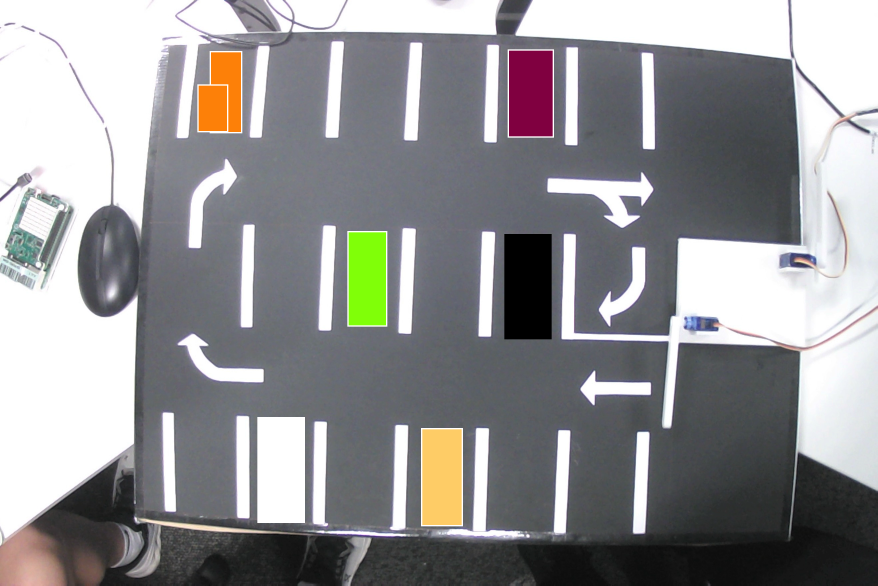
#> input picture spot-watcher/src/CarParkTest.jpg, 2632 x 1756 px, given in place of temp_a6700.jpg, which was not available (shown at 1/3 size)
$ python initailiseBaysA6700.py
#> lines starting #> are read from the running program, lines starting #| are printed output that depends on the picture; after the words box and inside, x2 and y2 are one past the last pixel; in counts of white or black regions, pixels touching at a corner belong together; pictures that were not available may be replaced by others from this repository, and a replacement may not be noted
#!/usr/bin/env python3
"""
initialiseBaysA6700.py
- Captures a high-res reference photo using the Sony α6700 over USB (gphoto2).
- Resizes frame to standard 1080p height scale while maintaining aspect ratio.
- Detects vertical white line markers to identify parking bay boundaries.
- Clears the './bays/' folder completely prior to saving new crops.
- Saves bay coordinates to 'bays.json' and preview image 'baysDetected.jpg'.
- Crops each detected bay into individual images inside the './bays/' folder.
"""

import json
import os
import shutil
import subprocess
import sys
import cv2
import numpy as np


def capture_reference_photo(
    output_path="emptyReference.jpg", temp_raw="temp_a6700.jpg"
):
    """Triggers the Sony α6700 shutter over USB and prepares a 1080p baseline image."""
#> called with output_path = 'emptyReference.jpg', temp_raw = 'temp_a6700.jpg'
    print("Triggering Sony α6700 shutter over USB...")

    cmd = [
        "gphoto2",
        "--capture-image-and-download",
        "--filename",
        temp_raw,
        "--force-overwrite",
    ]

    try:
        subprocess.run(cmd, capture_output=True, text=True, check=True)
#> (this line was passed over: subprocess is not available in this run)
    except subprocess.CalledProcessError as e:
        print("Error capturing from Sony α6700 via gphoto2:", file=sys.stderr)
        print(e.stderr, file=sys.stderr)
        sys.exit(1)

    frame = cv2.imread(temp_raw)
#> frame is the input picture: shape (1756, 2632, 3); mean B, G, R 148, 146.8, 146.9
    if frame is None:
        print(f"Error: Failed to load captured image '{temp_raw}'.")
        sys.exit(1)

    if os.path.exists(temp_raw):
        os.remove(temp_raw)

    # Resize full image to standard 1080p height scale
    h, w = frame.shape[:2]
#> h = 1756; w = 2632
    target_h = 1080
    target_w = int(w * (target_h / h))
#> target_w = 1618
    resized_frame = cv2.resize(
        frame, (target_w, target_h), interpolation=cv2.INTER_AREA
    )

    print(f"Captured reference image scaled to: {target_w}x{target_h}")
#| Captured reference image scaled to: 1618x1080
    cv2.imwrite(output_path, resized_frame)
    print(f"Saved empty baseline image to: {output_path}")
    return output_path


def crop_and_save_bays(
    image_path: str = "emptyReference.jpg",
    json_path: str = "bays.json",
    output_dir: str = "./bays",
):
    """Clears output directory, then crops each bay region defined in bays.json into it."""
    if not os.path.exists(json_path) or not os.path.exists(image_path):
        print("Error: Missing JSON or reference image for cropping.")
        return

    img = cv2.imread(image_path)
    if img is None:
        print(f"Error: Could not load image '{image_path}' for cropping.")
        return

    # Clear directory of any previous run artifacts
    if os.path.exists(output_dir):
        shutil.rmtree(output_dir)
    os.makedirs(output_dir, exist_ok=True)
    print(f"Cleared contents of '{output_dir}/' for a clean setup run.")

    with open(json_path, "r") as f:
        bays = json.load(f)

    print(f"\nCropping {len(bays)} bays into '{output_dir}/'...")

    for bay in bays:
        bay_name = bay["name"]
        pts = bay["points"]

        # Extract bounding box [x1, y1], [x2, y1], [x2, y2], [x1, y2]
        x1, y1 = pts[0]
        x2, y2 = pts[2]

        # Ensure valid pixel slicing coordinates
        crop_y1, crop_y2 = min(y1, y2), max(y1, y2)
        crop_x1, crop_x2 = min(x1, x2), max(x1, x2)

        cropped_bay = img[crop_y1:crop_y2, crop_x1:crop_x2]

        if cropped_bay.size > 0:
            bay_file_path = os.path.join(output_dir, f"{bay_name}.jpg")
            cv2.imwrite(bay_file_path, cropped_bay)
            print(f"Saved crop: {bay_file_path}")
        else:
            print(f"Warning: Empty crop area for {bay_name}")


def detect_parking_bays(
    image_path: str = "emptyReference.jpg",
    output_json: str = "bays.json",
    debug_image_path: str = "baysDetected.jpg",
):
#> called with image_path = 'emptyReference.jpg', output_json = 'bays.json', debug_image_path = 'baysDetected.jpg'
    if not os.path.exists(image_path):
        raise FileNotFoundError(
            f"Could not find baseline image at '{image_path}'"
        )

    img = cv2.imread(image_path)
    if img is None:
        raise ValueError(f"Failed to load image file: {image_path}")

    # Add border padding so edge lines touch black, allowing OpenCV to complete edge contours
    padded_img = cv2.copyMakeBorder(
        img, 20, 20, 20, 20, cv2.BORDER_CONSTANT, value=[0, 0, 0]
    )
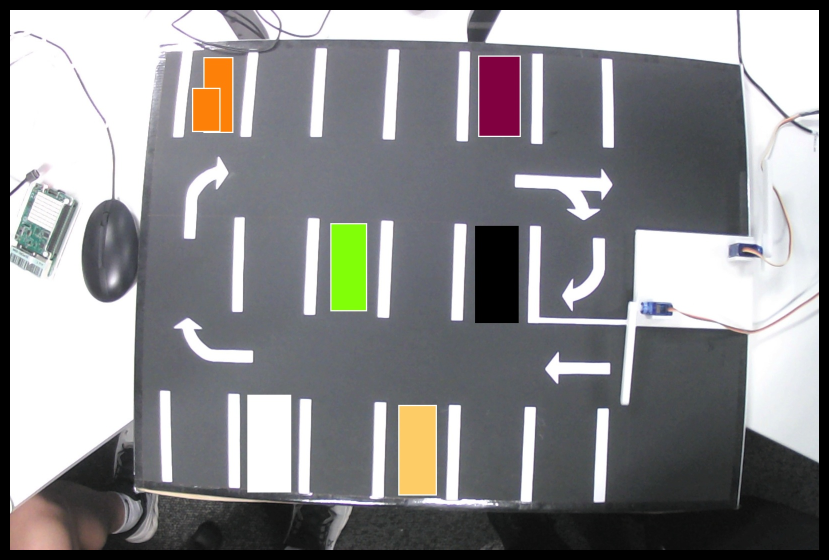
#> padded_img: shape (1120, 1658, 3) (shown at 1/2 size); mean B, G, R 139.3, 138.1, 138.3

    gray = cv2.cvtColor(padded_img, cv2.COLOR_BGR2GRAY)
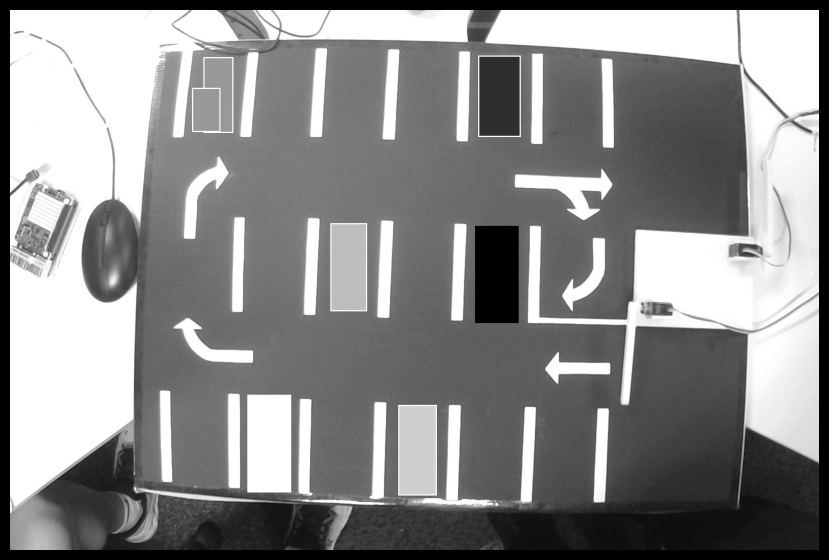
#> gray: shape (1120, 1658) (shown at 1/2 size); min 0, max 255, mean 138.3
    _, thresh = cv2.threshold(gray, 180, 255, cv2.THRESH_BINARY)
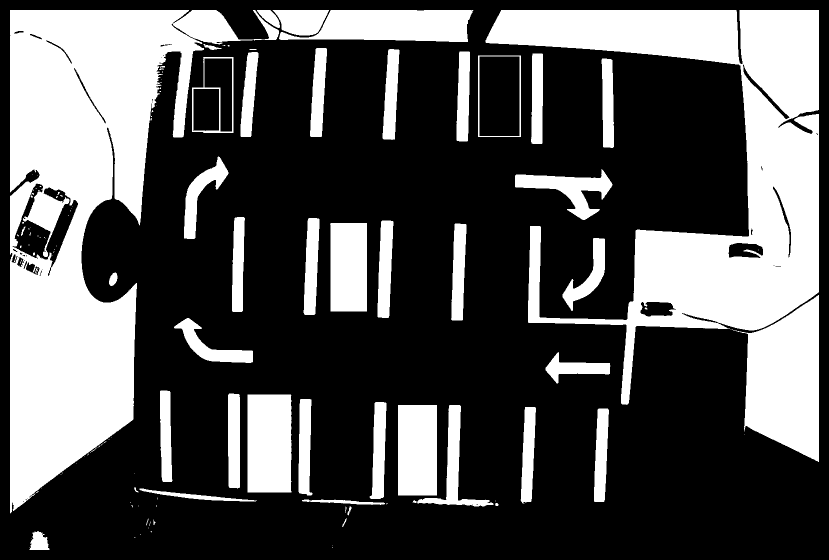
#> thresh: shape (1120, 1658) (shown at 1/2 size); 33.1% white; 131 white regions (80 under 20 px)
    contours, _ = cv2.findContours(
        thresh, cv2.RETR_EXTERNAL, cv2.CHAIN_APPROX_SIMPLE
    )
#> contours = 95 contours, 52 with area under 20; largest, box (x1, y1, x2, y2) and area: (20, 20, 558, 1027) 234650, (971, 20, 1638, 810) 180276, (1464, 590, 1638, 924) 36516, (558, 20, 947, 84) 17850, (495, 789, 583, 985) 16848

    lines = []
    for cnt in contours:
        x, y, w, h = cv2.boundingRect(cnt)
        aspect_ratio = float(w) / h if h > 0 else 0
        area = cv2.contourArea(cnt)

        if h > 30 and w < 120 and aspect_ratio < 1.2 and area > 150:
            lines.append({"x": x, "y": y, "w": w, "h": h})
#> this loop made 95 passes
#> (x, y, w, h, aspect_ratio, area) on passes 7, 12, 13, 18, 22, 23, 26, 28, 44, 45, 46, 48: (59, 1062, 40, 38, 1.05, 1005), (684, 1036, 9, 18, 0.5, 24.5), (695, 1013, 8, 18, 0.444, 43.5), (990, 1006, 7, 6, 1.17, 23.5), (825, 1000, 8, 6, 1.33, 20), (604, 999, 166, 11, 15.09, 661), (278, 977, 236, 26, 9.08, 1237), (268, 975, 9, 10, 0.9, 21), (1188, 817, 30, 187, 0.16, 4047), (1041, 814, 31, 193, 0.161, 4029), (834, 810, 153, 203, 0.754, 5687), (739, 804, 34, 194, 0.175, 4373.5)
#> (cnt, x, y, w, h, aspect_ratio, area) on pass 47: ([[796, 810], [796, 990], [873, 990], [873, 810]], 796, 810, 78, 181, 0.431, 13860)
#> after the loop, lines = 24 items

    if not lines:
        print(
            "No vertical parking lines detected! Check lighting or thresholding."
        )
        return

    print(f"Found {len(lines)} line markers. Grouping into rows...")
#> (printed output is left out)

    lines = sorted(lines, key=lambda l: l["y"])
    rows = []
    row_threshold = 120

    for line in lines:
        placed = False
        for row in rows:
            avg_y = sum(l["y"] for l in row) / len(row)
            if abs(line["y"] - avg_y) < row_threshold:
                row.append(line)
                placed = True
                break
        if not placed:
            rows.append([line])
#> this loop made 24 passes
#> line on passes 1 to 12: {'x': 620, 'y': 96, 'w': 34, 'h': 178}, {'x': 765, 'y': 98, 'w': 34, 'h': 182}, {'x': 913, 'y': 103, 'w': 27, 'h': 180}, {'x': 481, 'y': 104, 'w': 36, 'h': 170}, {'x': 1062, 'y': 107, 'w': 24, 'h': 181}, {'x': 956, 'y': 111, 'w': 86, 'h': 163}, {'x': 384, 'y': 114, 'w': 83, 'h': 152}, {'x': 1203, 'y': 117, 'w': 25, 'h': 179}, {'x': 368, 'y': 313, 'w': 89, 'h': 165}, {'x': 464, 'y': 434, 'w': 26, 'h': 190}, {'x': 607, 'y': 436, 'w': 32, 'h': 194}, {'x': 755, 'y': 441, 'w': 32, 'h': 195}
#> after the loop, row = 8 items; rows = 5 items

    rows = [row for row in rows if len(row) >= 2]
#> rows = 3 items
    rows = sorted(rows, key=lambda r: sum(l["y"] for l in r) / len(r))

    bays = []
    bay_counter = 0
    debug_img = padded_img.copy()

    for row in rows:
        row_sorted = sorted(row, key=lambda l: l["x"])

        for i in range(len(row_sorted) - 1):
            left_line = row_sorted[i]
            right_line = row_sorted[i + 1]

            # Convert back to unpadded original image coordinate space
            x1 = max(0, (left_line["x"] + left_line["w"]) - 20)
            x2 = max(0, right_line["x"] - 20)
            y1 = max(0, min(left_line["y"], right_line["y"]) - 20)
            y2 = max(
                0,
                max(
                    left_line["y"] + left_line["h"],
                    right_line["y"] + right_line["h"],
                )
                - 20,
            )

            bay_width = x2 - x1
            if not (20 <= bay_width <= 700):
                continue

            points = [
                [int(x1), int(y1)],
                [int(x2), int(y1)],
                [int(x2), int(y2)],
                [int(x1), int(y2)],
            ]

            bay_name = f"B{bay_counter}"
            bays.append({"name": bay_name, "points": points})

            pts_np = np.array(
                [[p[0] + 20, p[1] + 20] for p in points], np.int32
            )
            cv2.polylines(debug_img, [pts_np], True, (0, 255, 0), 2)
            cv2.putText(
                debug_img,
                bay_name,
                (left_line["x"] + left_line["w"] + 5, left_line["y"] + 30),
                cv2.FONT_HERSHEY_SIMPLEX,
                0.6,
                (0, 255, 255),
                2,
            )
            bay_counter += 1
#> this loop made 3 passes
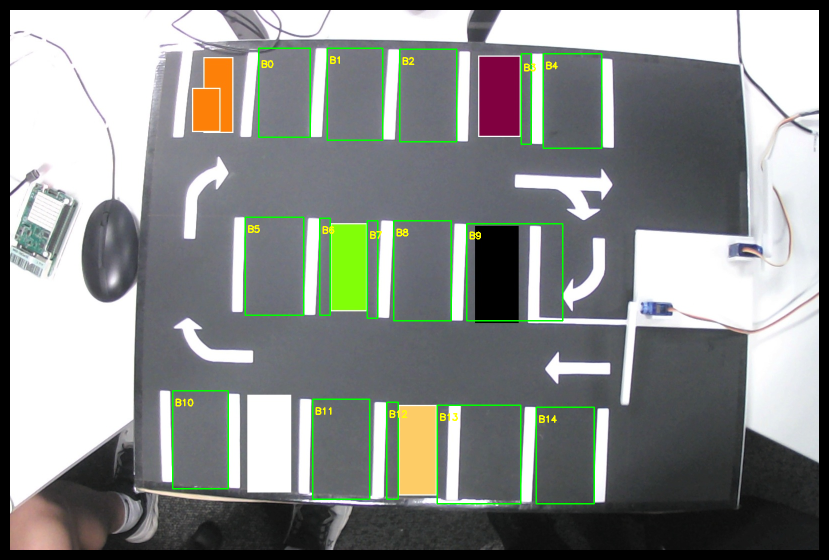
#> debug_img: shape (1120, 1658, 3) (shown at 1/2 size); 1.59% of pixels changed, all inside (x1, y1, x2, y2) = (344, 95, 1205, 1009)
#> after the loop, bay_counter = 15; bays = 15 items

    with open(output_json, "w") as f:
        json.dump(bays, f, indent=2)

    h_orig, w_orig = img.shape[:2]
#> h_orig = 1080; w_orig = 1618
    debug_img_cropped = debug_img[20 : 20 + h_orig, 20 : 20 + w_orig]
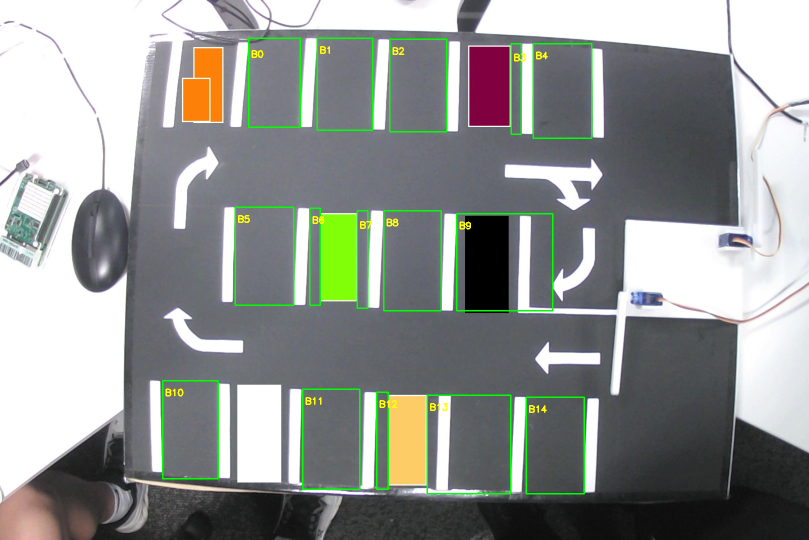
#> debug_img_cropped: shape (1080, 1618, 3) (shown at 1/2 size); mean B, G, R 145.8, 148.9, 145.4
    cv2.imwrite(debug_image_path, debug_img_cropped)

    print(f"Successfully initialized {len(bays)} parking bays.")
#| Successfully initialized 15 parking bays.
    print(f"Saved layout JSON to: {output_json}")
    print(f"Saved setup visualization to: {debug_image_path}")

    # Crop individual bay images directly after detection completes
    crop_and_save_bays(
        image_path=image_path, json_path=output_json, output_dir="./bays"
    )
#> the loop in crop_and_save_bays, `for bay in bays:` made 15 passes
#> pass 1, in crop_and_save_bays, `cropped_bay = img[crop_y1:crop_y2, crop_x1:crop_x2]`:
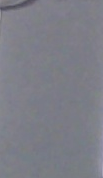
#> cropped_bay: shape (178, 103, 3); mean B, G, R 134.8, 125.8, 124.7
#> pass 2, in crop_and_save_bays, `cropped_bay = img[crop_y1:crop_y2, crop_x1:crop_x2]`:
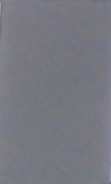
#> cropped_bay: shape (184, 111, 3); mean B, G, R 129, 120.1, 118.9


if __name__ == "__main__":
    print(
        "Running Bay Initialization & Crop Workflow (Sony α6700 USB Mode)...\n"
    )
    ref_image = capture_reference_photo(output_path="emptyReference.jpg")
    detect_parking_bays(image_path=ref_image)
